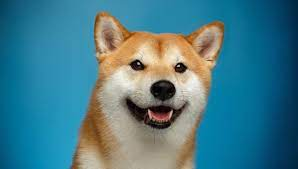
#> input picture src/test.jfif, 298 x 169 px
$ python test.py
#> lines starting #> are read from the running program, lines starting #| are printed output that depends on the picture
import matplotlib.pyplot as plt
import matplotlib
import matplotlib.cm as cm
import numpy as np
import matplotlib.image as mpimg

# we need to define the color bar min and max range
h_plot = np.array([1,5])

# generate the colorbar
norm = matplotlib.colors.Normalize(vmin=min(h_plot),vmax=max(h_plot), clip=True)  # normalization
mapper = cm.ScalarMappable(norm=norm, cmap='jet')   # jet as the colorbar style
h_color = np.array([(mapper.to_rgba(v)) for v in h_plot])  # generate colorbar

# read and show the image
image1 = mpimg.imread('test.jfif')
#> image1 is the input picture: shape (169, 298, 3); mean R, G, B 69.2, 123.1, 137.1
plt.imshow(image1)

# a dirty trick: to show the colorbar, I plot 2 points in the left top angle, one for color_min and one for color_max
# you can try to plot these 2 points somewhere where the color is right so nobody should detect
plt.scatter([1,1],[2,2],c=h_plot,cmap='jet')

# show colorbar
plt.colorbar()
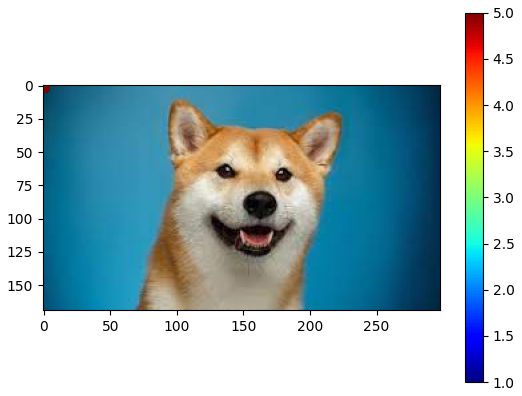
#> figure drawn by matplotlib, 2 panels
